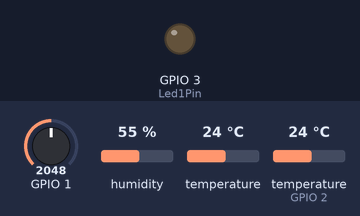
This sketch was run on a simulated ESP32. On the bench: output pins drawn as LEDs (lit = HIGH). The inputs (shaded band) are chosen by the test bench; at power-on: GPIO 1 = 2048, humidity 55 %, temperature 24 °C, temperature (sensor on GPIO 2) 24 °C (analog values on the 0–4095 scale). What the sketch prints to the serial monitor is not drawn.

Above: at 3.6 s.
3.7 s: GPIO 1 set to 2127
At 8.6 s:
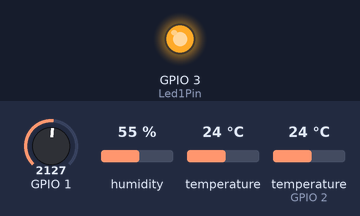
9.1 s: GPIO 1 set to 1960
At 13.6 s:
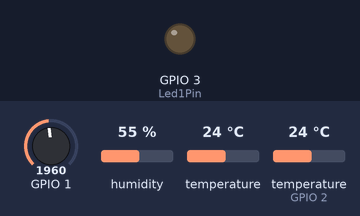
13.9 s: GPIO 1 set to 2866
At 17.8 s:
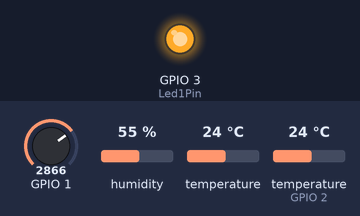
Timing chart, 0 to 19.3 s (numbered marks = the images above; inputs shaded):
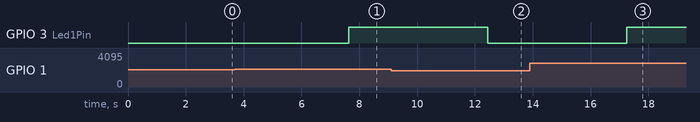

The sketch:

ds18b20_1.ino
```cpp
/*********
  Rui Santos
  Complete project details at https://RandomNerdTutorials.com
*********/

#include <OneWire.h>
#include <DallasTemperature.h>
#include <Adafruit_Sensor.h>
#include <DHT.h>
#include <DHT_U.h>
// GPIO where the DS18B20 is connected to
const int oneWireBus = 0;
#define Led1Pin 3
// Setup a oneWire instance to communicate with any OneWire devices
OneWire oneWire(oneWireBus);

// Pass our oneWire reference to Dallas Temperature sensor
DallasTemperature sensors(&oneWire);

#define DHTPIN 2  // Digital pin connected to the DHT sensor
// Feather HUZZAH ESP8266 note: use pins 3, 4, 5, 12, 13 or 14 --
// Pin 15 can work but DHT must be disconnected during program upload.

// Uncomment the type of sensor in use:
#define DHTTYPE DHT11  // DHT 11
//#define DHTTYPE    DHT22     // DHT 22 (AM2302)
//#define DHTTYPE    DHT21     // DHT 21 (AM2301)

// See guide for details on sensor wiring and usage:
//   https://learn.adafruit.com/dht/overview

DHT dht(DHTPIN, DHTTYPE);
uint32_t delayMS;

void setup() {
  // Start the Serial Monitor
  Serial.begin(115200);
  // Start the DS18B20 sensor
  sensors.begin();
  // Initialize device.
  dht.begin();
  //set the resolution to 12 bits (0-4096)
  analogReadResolution(12);
  pinMode(Led1Pin, OUTPUT);
}

void loop() {
  static u_int64_t count = 1;
  //湿度测量
  // Wait a few seconds between measurements.
  delay(2000);
  // Reading temperature or humidity takes about 250 milliseconds!
  // Sensor readings may also be up to 2 seconds 'old' (its a very slow sensor)
  float h = dht.readHumidity();
  // Read temperature as Celsius (the default)
  float t = dht.readTemperature();
  // Read temperature as Fahrenheit (isFahrenheit = true)
  float f = dht.readTemperature(true);

  // Check if any reads failed and exit early (to try again).
  if (isnan(h) || isnan(t) || isnan(f)) {
    Serial.println(F("Failed to read from DHT sensor!"));
    return;
  }

  // Compute heat index in Fahrenheit (the default)
  float hif = dht.computeHeatIndex(f, h);
  // Compute heat index in Celsius (isFahreheit = false)
  float hic = dht.computeHeatIndex(t, h, false);
  Serial.printf("----------------------------------------\n");
  Serial.printf("第%ld次湿度采集结果:\n", count);
  Serial.print(F("Humidity: "));
  Serial.print(h);
  Serial.printf("\n");
  //温度测量

  sensors.requestTemperatures();
  float temperatureC = sensors.getTempCByIndex(0);
  float temperatureF = sensors.getTempFByIndex(0);
  Serial.printf("第%ld次温度采集结果:\n", count);
  Serial.print(temperatureC);
  Serial.println("ºC");
  Serial.print(temperatureF);
  Serial.println("ºF");

  //光强测量
  // read the analog / millivolts value for pin 2:
  int analogValue = analogRead(1);
  int analogVolts = analogReadMilliVolts(1);

  Serial.printf("第%ld次光照强度采集结果:\n", count);
  // print out the values you read:
  Serial.printf("ADC value(光照强度) = %d\n", 4095 - analogValue);
  Serial.printf("ADC millivolts value(电压值) = %d毫伏\n", analogVolts);

  if (4095 - analogValue < 2000)
    digitalWrite(Led1Pin, HIGH);
  else
    digitalWrite(Led1Pin, LOW);
  count += 1;
  delay(2000);
}
```

Measured:
- the behaviour switches between 2095 and 2096 on GPIO 1 (found by bisection; images 0 and 1)
- after the input at 3.7 s, GPIO 3 (Led1Pin): LOW → HIGH after 3.9 s
- after the input at 9.1 s, GPIO 3 (Led1Pin): HIGH → LOW after 3.3 s
- after the input at 13.9 s, GPIO 3 (Led1Pin): LOW → HIGH after 3.4 s
